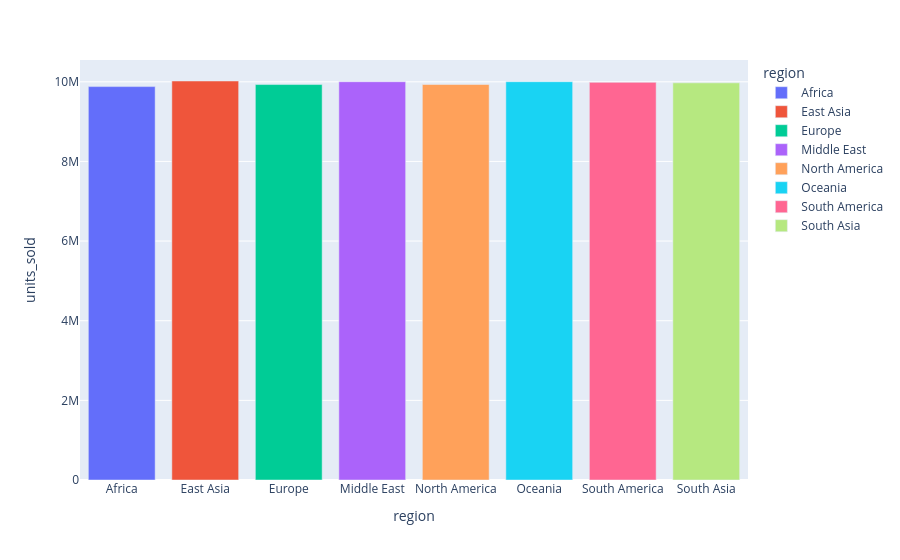

Here is the notebook cell this chart was saved with:
### Code cell
# plot interactive regional sales distribution with plotly
regional_sales = df.groupby('region')['units_sold'].sum().reset_index()
fig2 = px.bar(regional_sales, x='region', y='units_sold', color='region')
fig2.show()

### Figure 1 — Plotly figure (JSON) as saved in the notebook; plotly's stock layout.template omitted (floating-point values rounded to 4 significant figures)
{"data": [{"hovertemplate": "region=%{x}<br>units_sold=%{y}<extra></extra>", "legendgroup": "Africa", "marker": {"color": "#636efa", "pattern": {"shape": ""}}, "name": "Africa", "orientation": "v", "showlegend": true, "textposition": "auto", "type": "bar", "x": ["Africa"], "xaxis": "x", "y": [9879220], "yaxis": "y"}, {"hovertemplate": "region=%{x}<br>units_sold=%{y}<extra></extra>", "legendgroup": "East Asia", "marker": {"color": "#EF553B", "pattern": {"shape": ""}}, "name": "East Asia", "orientation": "v", "showlegend": true, "textposition": "auto", "type": "bar", "x": ["East Asia"], "xaxis": "x", "y": [10019811], "yaxis": "y"}, {"hovertemplate": "region=%{x}<br>units_sold=%{y}<extra></extra>", "legendgroup": "Europe", "marker": {"color": "#00cc96", "pattern": {"shape": ""}}, "name": "Europe", "orientation": "v", "showlegend": true, "textposition": "auto", "type": "bar", "x": ["Europe"], "xaxis": "x", "y": [9931014], "yaxis": "y"}, {"hovertemplate": "region=%{x}<br>units_sold=%{y}<extra></extra>", "legendgroup": "Middle East", "marker": {"color": "#ab63fa", "pattern": {"shape": ""}}, "name": "Middle East", "orientation": "v", "showlegend": true, "textposition": "auto", "type": "bar", "x": ["Middle East"], "xaxis": "x", "y": [10001814], "yaxis": "y"}, {"hovertemplate": "region=%{x}<br>units_sold=%{y}<extra></extra>", "legendgroup": "North America", "marker": {"color": "#FFA15A", "pattern": {"shape": ""}}, "name": "North America", "orientation": "v", "showlegend": true, "textposition": "auto", "type": "bar", "x": ["North America"], "xaxis": "x", "y": [9931812], "yaxis": "y"}, {"hovertemplate": "region=%{x}<br>units_sold=%{y}<extra></extra>", "legendgroup": "Oceania", "marker": {"color": "#19d3f3", "pattern": {"shape": ""}}, "name": "Oceania", "orientation": "v", "showlegend": true, "textposition": "auto", "type": "bar", "x": ["Oceania"], "xaxis": "x", "y": [10001961], "yaxis": "y"}, {"hovertemplate": "region=%{x}<br>units_sold=%{y}<extra></extra>", "legendgroup": "South America", "marker": {"color": "#FF6692", "pattern": {"shape": ""}}, "name": "South America", "orientation": "v", "showlegend": true, "textposition": "auto", "type": "bar", "x": ["South America"], "xaxis": "x", "y": [9985310], "yaxis": "y"}, {"hovertemplate": "region=%{x}<br>units_sold=%{y}<extra></extra>", "legendgroup": "South Asia", "marker": {"color": "#B6E880", "pattern": {"shape": ""}}, "name": "South Asia", "orientation": "v", "showlegend": true, "textposition": "auto", "type": "bar", "x": ["South Asia"], "xaxis": "x", "y": [9973244], "yaxis": "y"}], "layout": {"barmode": "relative", "legend": {"title": {"text": "region"}, "tracegroupgap": 0}, "margin": {"t": 60}, "xaxis": {"anchor": "y", "categoryarray": ["Africa", "East Asia", "Europe", "Middle East", "North America", "Oceania", "South America", "South Asia"], "categoryorder": "array", "domain": [0, 1], "title": {"text": "region"}}, "yaxis": {"anchor": "x", "domain": [0, 1], "title": {"text": "units_sold"}}}}
